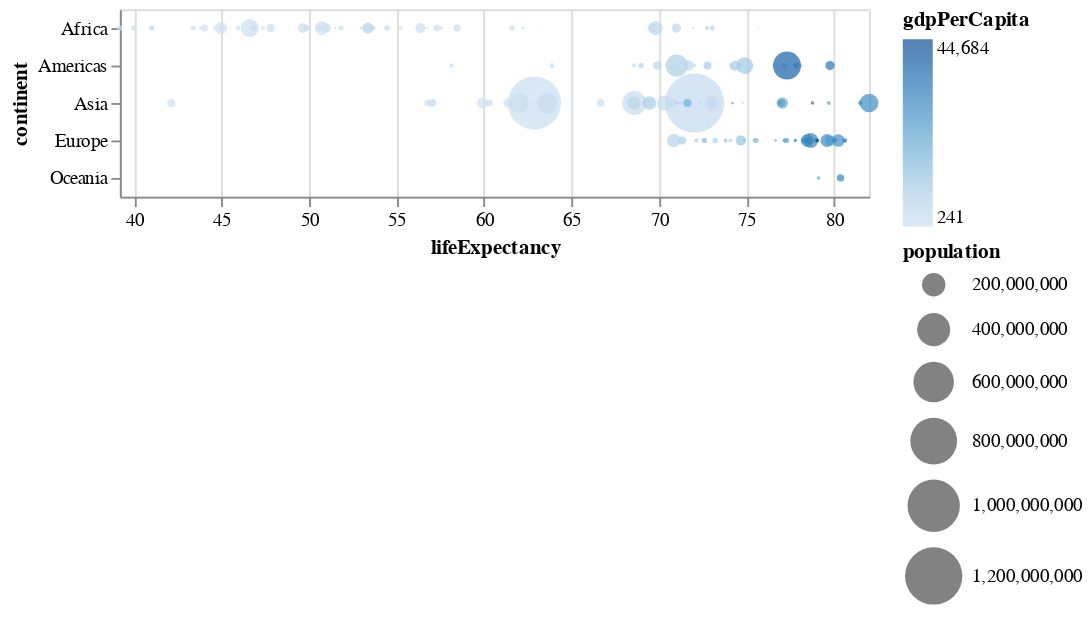

Notebook source saved alongside this figure:
### Code cell
alt.Chart(data2002).mark_point(filled=True).encode(
    alt.X("lifeExpectancy:Q", scale=alt.Scale(zero=False, nice=False)),
    alt.Y("continent:O"),
    alt.Size("population:Q", scale=alt.Scale(range=[0,1000])),
    alt.Color("gdpPerCapita:Q")
)

### Figure 1 — Vega-Lite specification as saved in the notebook (floating-point values rounded to 4 significant figures; data arrays with more than 128 entries replaced by an {"elided": "..."} marker saying what was removed)
{"config": {"view": {"continuousWidth": 400, "continuousHeight": 300}}, "data": {"name": "data-964a61b051c519a7a790da86eeedefcd"}, "mark": {"type": "point", "filled": true}, "encoding": {"color": {"type": "quantitative", "field": "gdpPerCapita"}, "size": {"type": "quantitative", "field": "population", "scale": {"range": [0, 1000]}}, "x": {"type": "quantitative", "field": "lifeExpectancy", "scale": {"nice": false, "zero": false}}, "y": {"type": "ordinal", "field": "continent"}}, "$schema": "https://vega.github.io/schema/vega-lite/v4.8.1.json", "datasets": {"data-964a61b051c519a7a790da86eeedefcd": {"elided": "142 records"}}}
